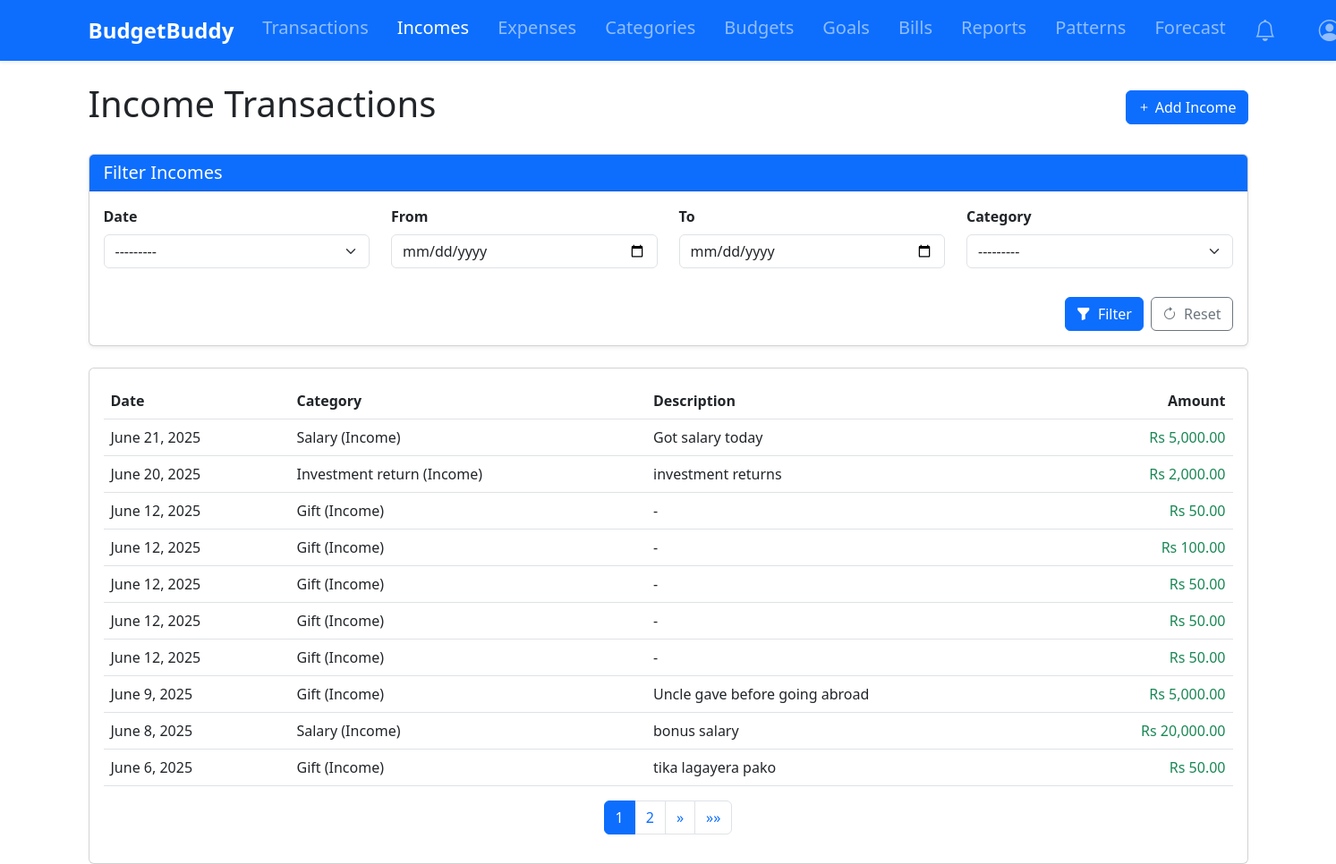
Screenshot of /incomes/ (signed in) with the database file from the repository.
### tracker/models.py (models this page shows, shortened)
class Transaction(models.Model):
    user = models.ForeignKey(User, on_delete=models.CASCADE)
    amount = models.DecimalField(max_digits=10, decimal_places=2, validators=[MinValueValidator(0.01)])
    category = models.ForeignKey(Category, on_delete=models.CASCADE)
    date = models.DateField(default=timezone.now)
    description = models.TextField(blank=True, null=True)

class Category(models.Model):
    name = models.CharField(max_length=100)
    user = models.ForeignKey(User, on_delete=models.CASCADE)
    CATEGORY_TYPES = [
        ('IN', 'Income'),
        ('EX', 'Expense'),
    ]
    category_type = models.CharField(max_length=2, choices=CATEGORY_TYPES)
    def __str__(self):
        return f"{self.name} ({self.get_category_type_display()})"

### tracker/views.py (the view)
# urls.py: path('incomes/', views.income_list, name='incomes'),
@login_required
def income_list(request):
    incomes = Transaction.objects.filter(
        user=request.user,
        category__category_type='IN'
    ).order_by('-date')
    income_filter = IncomeFilter(request.GET, queryset=incomes, user=request.user)
    incomes = income_filter.qs
    paginator = Paginator(incomes, 10)
    page_number = request.GET.get('page')
    page_obj = paginator.get_page(page_number)
    context = {
        'page_obj' : page_obj,
        'filter': income_filter,
    }
    return render(request, 'tracker/income_list.html', context)

### tracker/context_processors.py (called while the page is built)
def notifications_count(request):
    if request.user.is_authenticated:
        return {
            'unread_notifications_count': Notification.objects.filter(
                user=request.user,
                is_read=False
            ).count()
        }
    return {'unread_notifications_count': 0}

### tracker/models.py (called while the page is built)
    def progress(self):
        expenses = Transaction.objects.filter(
            user=self.user,
            category=self.category,
            date__gte=self.start_date,
            date__lte=self.end_date
        ).aggregate(total=models.Sum('amount'))['total'] or 0
        return (expenses / self.amount) * 100 if self.amount else 0

    def progress(self):
        return (self.current_amount / self.target_amount) * 100 if self.target_amount else 0

### tracker/utils.py (called while the page is built, shortened)
def should_send_notification(notification_type, user, message):
    now = timezone.now()
    threshold = {
        'BUDGET': timedelta(hours=12),
        'GOAL': timedelta(days=1),
        'BILL': timedelta(days=1)
    }.get(notification_type, timedelta(days=1))
    existing = Notification.objects.filter(
        user=user,
        notification_type=notification_type,
        message=message,
        is_active=True
    ).order_by('-last_sent').first()
    if not existing:
        return True
    if existing.repeat_frequency == 'ONCE':
        return False
    elif existing.repeat_frequency == 'DAILY' and (now - existing.last_sent) >= timedelta(days=1):
        return True
    elif existing.repeat_frequency == 'WEEKLY' and (now - existing.last_sent) >= timedelta(weeks=1):
        return True
    return False

def create_notification(user, message, notification_type, repeat_frequency='ONCE'):
    if should_send_notification(notification_type, user, message):
        Notification.objects.create(
            user=user,
            message=message,
            notification_type=notification_type,
            repeat_frequency=repeat_frequency
        )

def check_bill_reminders(user):
    try:
        prefs = NotificationPreference.objects.get(user=user)
    except NotificationPreference.DoesNotExist:
        prefs = NotificationPreference(user=user)
    if not prefs.bill_reminders:
        return
    upcoming_bills = Bill.objects.filter(
        user=user,
        is_paid=False,
        due_date__lte=timezone.now().date() + timedelta(days=prefs.bill_days_prior)
    )

### templates/tracker/income_list.html (shortened to what this page needs)
{% extends 'base.html' %}
{% load humanize %}
{% load widget_tweaks %}
{% block content %}
<div class="d-flex justify-content-between align-items-center mb-4">
    <h1>Income Transactions</h1>
    <a href="{% url 'add_income' %}" class="btn btn-primary">
        <i class="bi bi-plus"></i> Add Income
    </a>
</div>
<div class="card shadow-sm mb-4">
    <div class="card-header bg-primary text-white">
        <h5 class="mb-0">Filter Incomes</h5>
    </div>
    <div class="card-body">
        <form method="get">
            <div class="row g-4">
                <div class="col-md-3">
                    <label class="form-label fw-semibold">{{ filter.form.date_range.label }}</label>
                    {{ filter.form.date_range|add_class:"form-select" }}
                </div>
                <div class="col-md-3">
                    <label class="form-label fw-semibold">{{ filter.form.start_date.label }}</label>
                    {{ filter.form.start_date|add_class:"form-control" }}
                </div>
                <div class="col-md-3">
                    <label class="form-label fw-semibold">{{ filter.form.end_date.label }}</label>
                    {{ filter.form.end_date|add_class:"form-control" }}
                </div>
                <div class="col-md-3">
                    <label class="form-label fw-semibold">{{ filter.form.category.label }}</label>
                    {{ filter.form.category|add_class:"form-select" }}
                </div>
                <div class="col-12 d-flex justify-content-end gap-2 pt-2">
                    <button type="submit" class="btn btn-primary">
                        <i class="bi bi-funnel-fill me-1"></i> Filter
                    </button>
                    <a href="{% url 'transactions' %}" class="btn btn-outline-secondary">
                        <i class="bi bi-arrow-clockwise me-1"></i> Reset
                    </a>
                </div>
            </div>
        </form>
    </div>
</div>
<div class="card">
    <div class="card-body">
        <div class="table-responsive">
            <table class="table table-hover">
                <thead>
                    <tr>
                        <th>Date</th>
                        <th>Category</th>
                        <th>Description</th>
                        <th class="text-end">Amount</th>
                    </tr>
                </thead>
                <tbody>
                    {% for income in page_obj %}
                    <tr>
                        <td>{{ income.date }}</td>
                        <td>{{ income.category }}</td>
                        <td>{{ income.description|default:"-" }}</td>
                        <td class="text-end text-success">Rs {{ income.amount|intcomma }}</td>
                    </tr>
                    {% empty %}
                    <tr>
                        <td colspan="4" class="text-center">No income transactions found.</td>
                    </tr>
                    {% endfor %}
                </tbody>
            </table>
        </div>
        {% if page_obj.paginator.num_pages > 1 %}
        <nav aria-label="Page navigation">
            <ul class="pagination justify-content-center">
                {% for num in page_obj.paginator.page_range %}
                {% if page_obj.number == num %}
                <li class="page-item active"><a class="page-link" href="#">{{ num }}</a></li>
                {% elif num > page_obj.number|add:'-3' and num < page_obj.number|add:'3' %}
                <li class="page-item"><a class="page-link" href="?page={{ num }}">{{ num }}</a></li>
                {% endif %}
                {% endfor %}
                {% if page_obj.has_next %}
                <li class="page-item">
                    <a class="page-link" href="?page={{ page_obj.next_page_number }}" aria-label="Next">
                        <span aria-hidden="true">&raquo;</span>
                    </a>
                </li>
                <li class="page-item">
                    <a class="page-link" href="?page={{ page_obj.paginator.num_pages }}" aria-label="Last">
                        <span aria-hidden="true">&raquo;&raquo;</span>
                    </a>
                </li>
                {% endif %}
            </ul>
        </nav>
        {% endif %}
    </div>
</div>
{% endblock %}

### rows the page displays
Transaction: date "June 21, 2025", category "Salary (Income)", description "Got salary today", amount "5,000.00"
Transaction: date "June 20, 2025", category "Investment return (Income)", description "investment returns", amount "2,000.00"
Transaction: date "June 12, 2025", category "Gift (Income)", description "-", amount "50.00"
Transaction: date "June 12, 2025", category "Gift (Income)", description "-", amount "100.00"
Transaction: date "June 12, 2025", category "Gift (Income)", description "-", amount "50.00"
Transaction: date "June 12, 2025", category "Gift (Income)", description "-", amount "50.00"
Transaction: date "June 12, 2025", category "Gift (Income)", description "-", amount "50.00"
Transaction: date "June 9, 2025", category "Gift (Income)", description "Uncle gave before going abroad", amount "5,000.00"
Transaction: date "June 8, 2025", category "Salary (Income)", description "bonus salary", amount "20,000.00"
Transaction: date "June 6, 2025", category "Gift (Income)", description "tika lagayera pako", amount "50.00"

### other values shown
{{ filter.form.date_range.label }} "Date"
{{ filter.form.start_date.label }} "From"
{{ filter.form.end_date.label }} "To"
{{ filter.form.category.label }} "Category"
{{ num }} "1"
{{ num }} "2"
